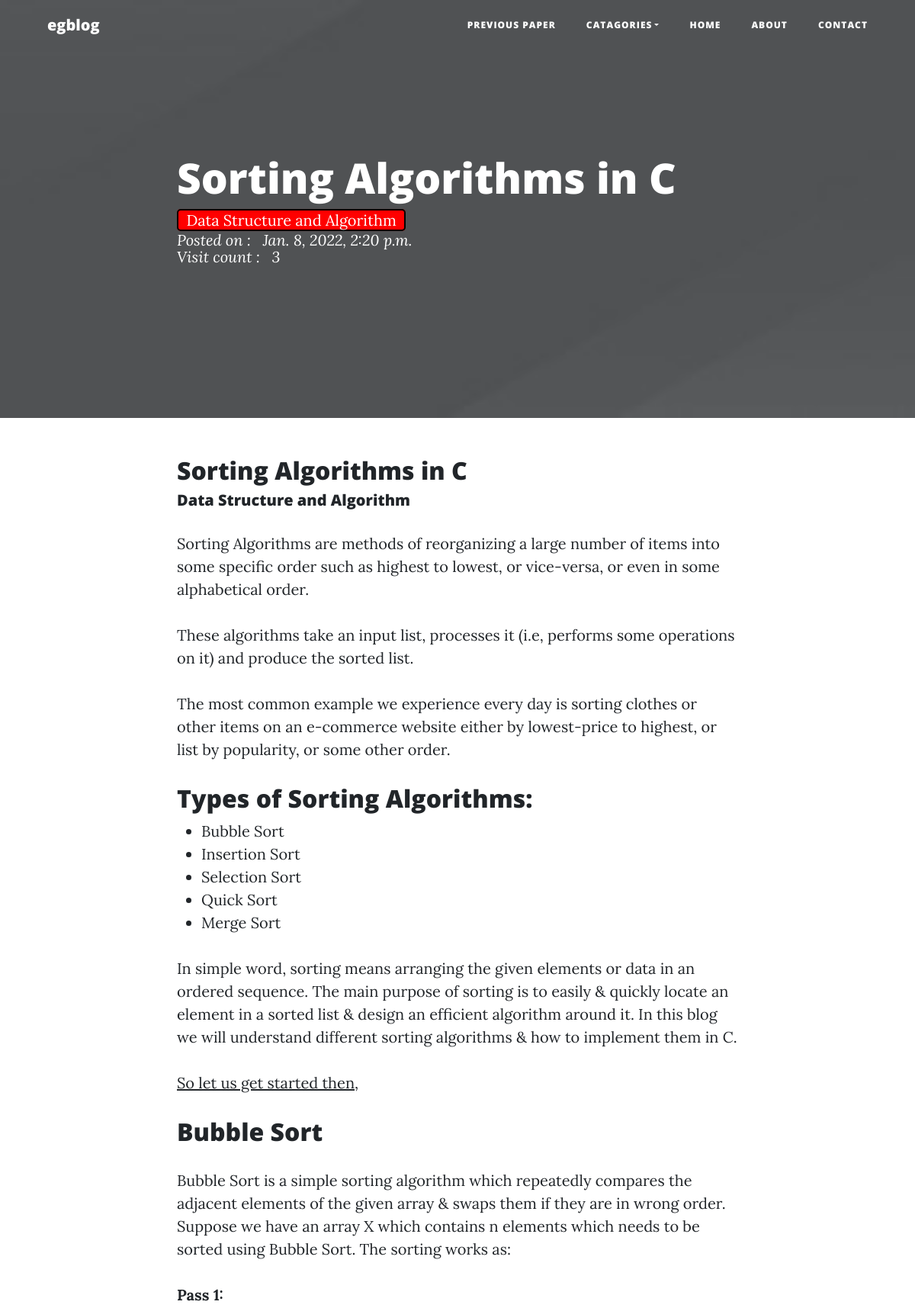
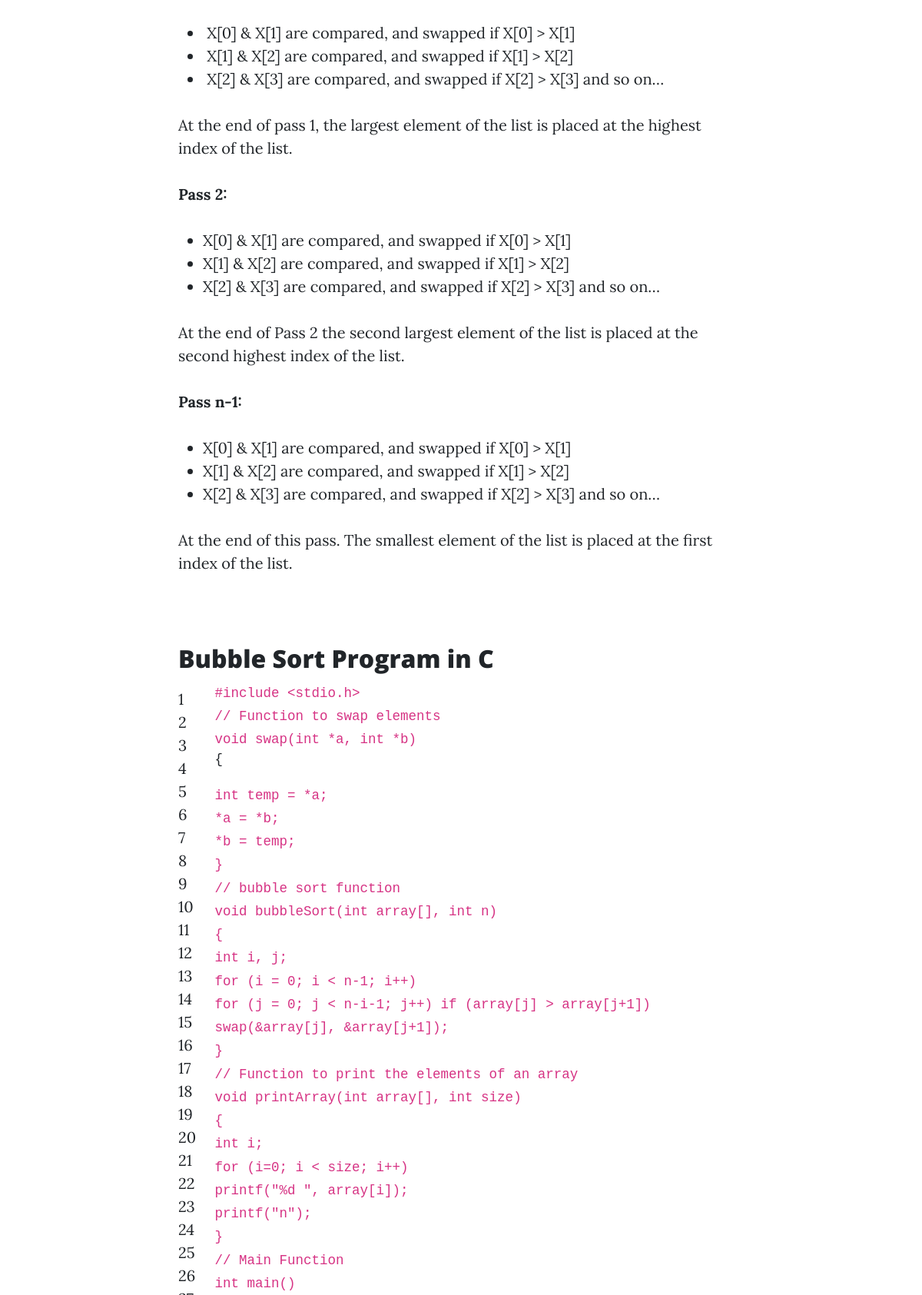
Page /post/sorting-algorithm (upper part) on the committed database (2 pictures, top to bottom).
### blog/models.py (models this page shows, shortened)
class Post(models.Model):
    post_id = models.AutoField(primary_key=True)
    title = models.CharField(max_length=256)
    content = HTMLField()
    url = models.CharField(max_length=200)
    cat = models.ForeignKey(Category, on_delete=models.CASCADE)
    image = models.ImageField(upload_to='post/')
    add_date = models.DateTimeField(auto_now_add=True, null=True)
    count_visitor = models.IntegerField(default=1, null=True, blank=True)

class Category(models.Model):
    cat_id = models.AutoField(primary_key=True)
    title = models.CharField(max_length=256)
    description = models.TextField()
    url = models.CharField(max_length=200)
    image = models.ImageField(upload_to='category/')
    add_date = models.DateTimeField(auto_now_add=True, null=True)

### blog/views.py (the view)
# urls.py: path('post/<slug:url>', views.post),
def post(request, url):
    post = Post.objects.get(url=url)
    cats = Category.objects.all()
    count_visitors = Post.objects.get(url=url)
    count_visitors.count_visitor = count_visitors.count_visitor + 1
    count_visitors.save()
    data = {
        'post': post,
        'cats': cats,
    }
    return render(request, 'blog/post.html', data)

### templates/blog/post.html (shortened to what this page needs)
{% extends 'blog/comman.html' %}
{% load static %}
{% block body %}
<header class="masthead" style="background-image:url('{% static 'img/post-bg.jpg' %}');">
    <div class="overlay"></div>
    <div class="container">
        <div class="row">
            <div class="col-md-10 col-lg-8 mx-auto position-relative">
                <div class="post-heading">
                    <h1>{{post.title}}</h1>
                    <span style="border: 2px solid black;border-radius: 5px;background-color:red;">&nbsp;&nbsp;{{post.cat.title}}&nbsp;&nbsp;</span>
                    <br>
                    <span class="meta">Posted on : &nbsp; {{post.add_date}}</span>
                    <span class="meta">Visit count : &nbsp; {{post.count_visitor}}</span>
               </div>
            </div>
        </div>
    </div>
</header>
<article>
    <div class="container">
        <div class="row">
            <div class="col-md-10 col-lg-8 mx-auto">
                <h2>{{post.title}}</h2>
                <h5>{{post.cat.title}}</h5>
                <p>{{post.content | safe}}</p>
            </div>
        </div>
    </div>
</article>
{% endblock body %}

### rows in the picture
Post: title "Sorting Algorithms in C", cat "Data Structure and Algorithm", add_date "Jan. 8, 2022, 2:20 p.m.", count_visitor "3", content "Sorting Algorithms are methods of reorganizing a large number of items into some specific order such as highest to lowest, or vice-versa, or even in some alphabetical order. These algorithms take an input list, processes it (i.e, performs some operations on it) and produce the sorted list. The most common example we experience every day is sorting clothes or other items on an e-commerce website either by lowest-price to highest, or list by popularity, or some other order. Types of Sorting Algorithms: Bubble Sort Insertion Sort Selection Sort Quick Sort Merge Sort In simple word, sorting means arranging the given elements or data in an ordered sequence. The main purpose of sorting is to…"
